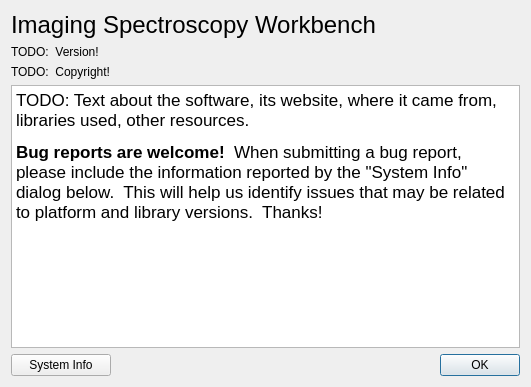
<?xml version="1.0" encoding="UTF-8"?>
<ui version="4.0">
 <class>AboutDialog</class>
 <widget class="QDialog" name="AboutDialog">
  <property name="geometry">
   <rect>
    <x>0</x>
    <y>0</y>
    <width>531</width>
    <height>387</height>
   </rect>
  </property>
  <property name="windowTitle">
   <string>About Imaging Spectroscopy Workbench</string>
  </property>
  <layout class="QGridLayout" name="gridLayout">
   <item row="3" column="0" colspan="2">
    <widget class="QTextEdit" name="textEdit">
     <property name="readOnly">
      <bool>true</bool>
     </property>
     <property name="html">
      <string>&lt;!DOCTYPE HTML PUBLIC &quot;-//W3C//DTD HTML 4.0//EN&quot; &quot;http://www.w3.org/TR/REC-html40/strict.dtd&quot;&gt;
&lt;html&gt;&lt;head&gt;&lt;meta name=&quot;qrichtext&quot; content=&quot;1&quot; /&gt;&lt;style type=&quot;text/css&quot;&gt;
p, li { white-space: pre-wrap; }
&lt;/style&gt;&lt;/head&gt;&lt;body style=&quot; font-family:'.AppleSystemUIFont'; font-size:13pt; font-weight:400; font-style:normal;&quot;&gt;
&lt;p style=&quot; margin-top:12px; margin-bottom:12px; margin-left:0px; margin-right:0px; -qt-block-indent:0; text-indent:0px;&quot;&gt;TODO: Text about the software, its website, where it came from, libraries used, other resources.&lt;/p&gt;
&lt;p style=&quot; margin-top:12px; margin-bottom:12px; margin-left:0px; margin-right:0px; -qt-block-indent:0; text-indent:0px;&quot;&gt;&lt;span style=&quot; font-weight:600;&quot;&gt;Bug reports are welcome!&lt;/span&gt;  When submitting a bug report, please include the information reported by the &amp;quot;System Info&amp;quot; dialog below.  This will help us identify issues that may be related to platform and library versions.  Thanks!&lt;/p&gt;&lt;/body&gt;&lt;/html&gt;</string>
     </property>
    </widget>
   </item>
   <item row="1" column="0" colspan="2">
    <widget class="QLabel" name="label_version">
     <property name="text">
      <string>TODO:  Version!</string>
     </property>
    </widget>
   </item>
   <item row="4" column="1">
    <widget class="QDialogButtonBox" name="buttonBox">
     <property name="orientation">
      <enum>Qt::Horizontal</enum>
     </property>
     <property name="standardButtons">
      <set>QDialogButtonBox::Ok</set>
     </property>
    </widget>
   </item>
   <item row="4" column="0">
    <widget class="QPushButton" name="btn_system_info">
     <property name="text">
      <string>System Info</string>
     </property>
    </widget>
   </item>
   <item row="0" column="0" colspan="2">
    <widget class="QLabel" name="label">
     <property name="font">
      <font>
       <pointsize>18</pointsize>
      </font>
     </property>
     <property name="text">
      <string>Imaging Spectroscopy Workbench</string>
     </property>
     <property name="textFormat">
      <enum>Qt::AutoText</enum>
     </property>
    </widget>
   </item>
   <item row="2" column="0">
    <widget class="QLabel" name="label_copyright">
     <property name="text">
      <string>TODO:  Copyright!</string>
     </property>
    </widget>
   </item>
  </layout>
 </widget>
 <resources/>
 <connections>
  <connection>
   <sender>buttonBox</sender>
   <signal>accepted()</signal>
   <receiver>AboutDialog</receiver>
   <slot>accept()</slot>
   <hints>
    <hint type="sourcelabel">
     <x>248</x>
     <y>254</y>
    </hint>
    <hint type="destinationlabel">
     <x>157</x>
     <y>274</y>
    </hint>
   </hints>
  </connection>
  <connection>
   <sender>buttonBox</sender>
   <signal>rejected()</signal>
   <receiver>AboutDialog</receiver>
   <slot>reject()</slot>
   <hints>
    <hint type="sourcelabel">
     <x>316</x>
     <y>260</y>
    </hint>
    <hint type="destinationlabel">
     <x>286</x>
     <y>274</y>
    </hint>
   </hints>
  </connection>
 </connections>
</ui>
